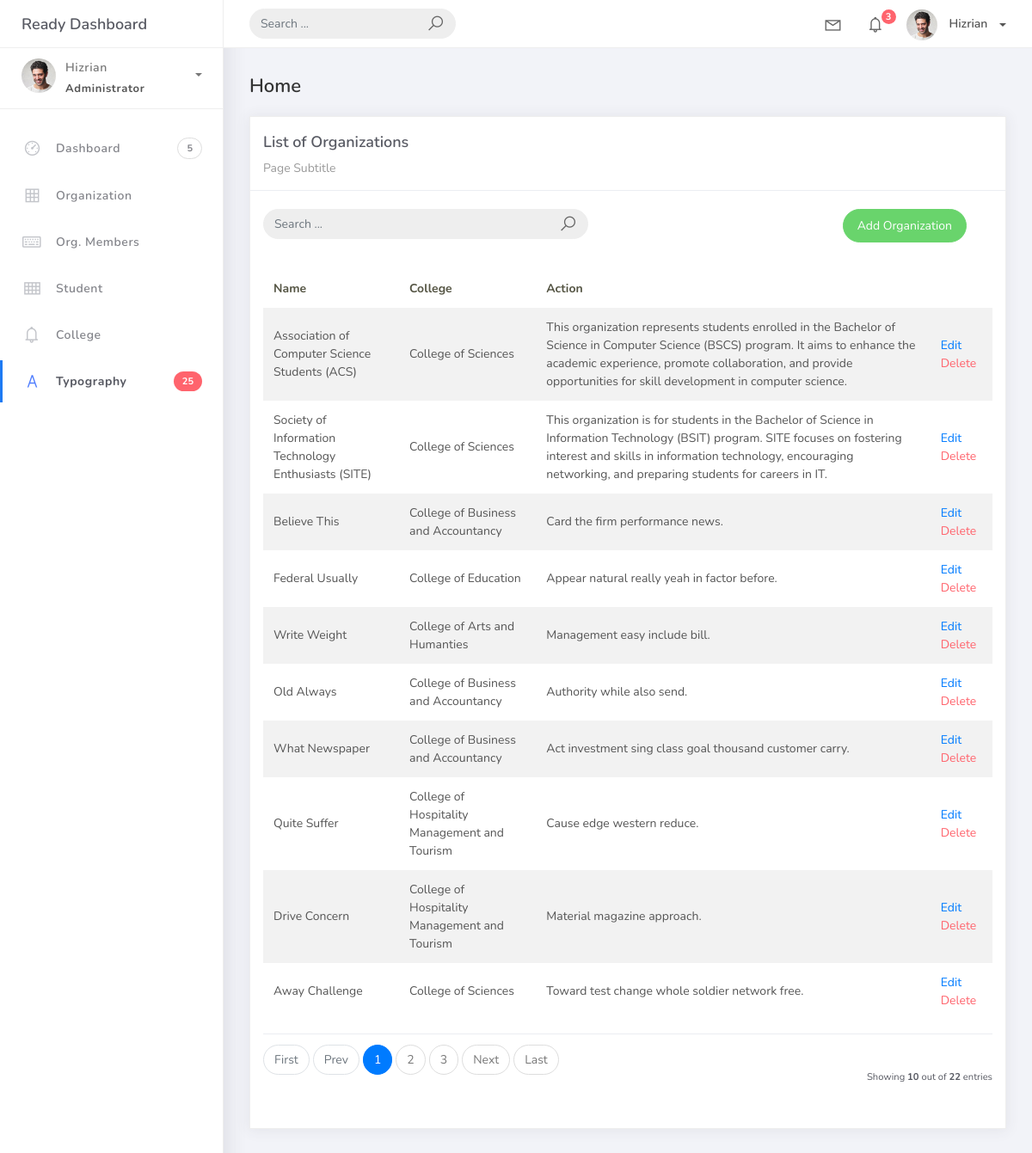
The page /organization_list on the database as committed earlier.
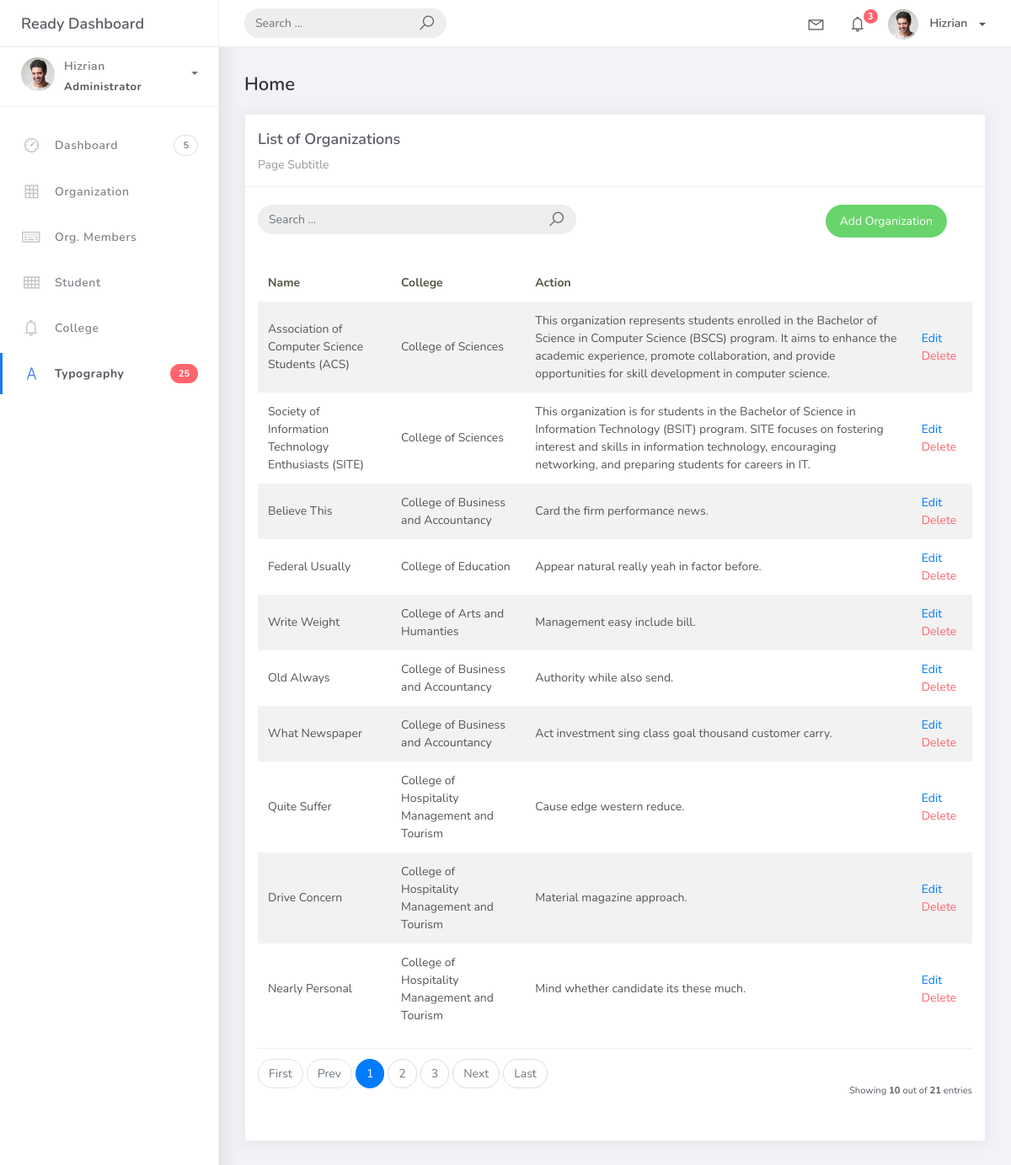
The same page on the database as committed later.
### studentorg/models.py (models this page shows, shortened)
class BaseModel(models.Model):
    created_at = models.DateTimeField(auto_now_add=True, db_index=True)
    updated_at = models.DateTimeField(auto_now=True)
    class Meta:
        abstract = True

class Organization(BaseModel):
    name = models.CharField(max_length=250)
    college = models.ForeignKey(College, null=True, blank=True, on_delete=models.CASCADE)
    description = models.CharField(max_length=500)

class College(BaseModel):
    college_name = models.CharField(max_length=150)
    def __str__(self):
        return self.college_name

### studentorg/views.py (the view)
# urls.py: path('organization_list', OrganizationList.as_view(), name='organization-list'),
class OrganizationList(ListView):
    model = Organization
    context_object_name = 'organization'
    template_name = 'org_list.html'
    success_url = reverse_lazy('organization-list')
    paginate_by = 10

### templates/org_list.html (shortened to what this page needs)
{% extends 'base.html' %}
{% load static %}
{% block content %}
<div class="content">
  <div class="container-fluid">
    <h4 class="page-title">Home</h4>
    <div class="row">
      <div class="col-md-12">
        <div class="card">
          <div class="card-header">
            <div class="card-title">List of Organizations</div>
            <div class="card-category">Page Subtitle</div>
          </div>
          <br/>
            <div class="col-md-12 row">
            <div class="col-md-6">
                <form class="navbar-left navbar-form nav-search mr-md-3" action="">
                <div class="input-group">
                    <input type="text" placeholder="Search ..." class="form-control" />
                    <div class="input-group-append">
                    <span class="input-group-text">
                        <i class="la la-search search-icon"></i>
                    </span>
                    </div>
                </div>
                </form>
            </div>
  <div class="col-md-6">
    <div class="pull-right">
      <a href="{% url 'organization-add' %}" class="btn btn-success btn-rounded">Add Organization</a>
    </div>
  </div>
</div>
          <div class="card-body">
            <table class="table table-striped mt-3">
              <thead>
                <tr>
                  <th scope="col">Name</th>
                  <th scope="col">College</th>
                  <th scope="col">Action</th>
                </tr>
              </thead>
              <tbody>
                {% for object in object_list %}
                  <tr>
                    <td>{{ object.name }}</td>
                    <td>{{ object.college }}</td>
                    <td>{{ object.description }}</td>
                    <td>
                        <a href="organization_list/{{ object.id }}">Edit</a>
                        <a href="organization_list/{{ object.id }}/delete" class="text-danger">Delete</a>
                    </td>
                {% endfor %}
              </tbody>
            </table>
            {% include 'includes/pagination.html' %}
          </div>
        </div>
      </div>
    </div>
  </div>
</div>
{% endblock %}

Rows that differ between the two databases and show on the page:
removed Organization: name "Away Challenge", college "College of Sciences", description "Toward test change whole soldier network free."
now on this page (row unchanged): Organization: name "Nearly Personal", college "College of Hospitality Management and Tourism", description "Mind whether candidate its these much."
Other text that changed with them:
{{ paginator.count }}: "22" → "21"
